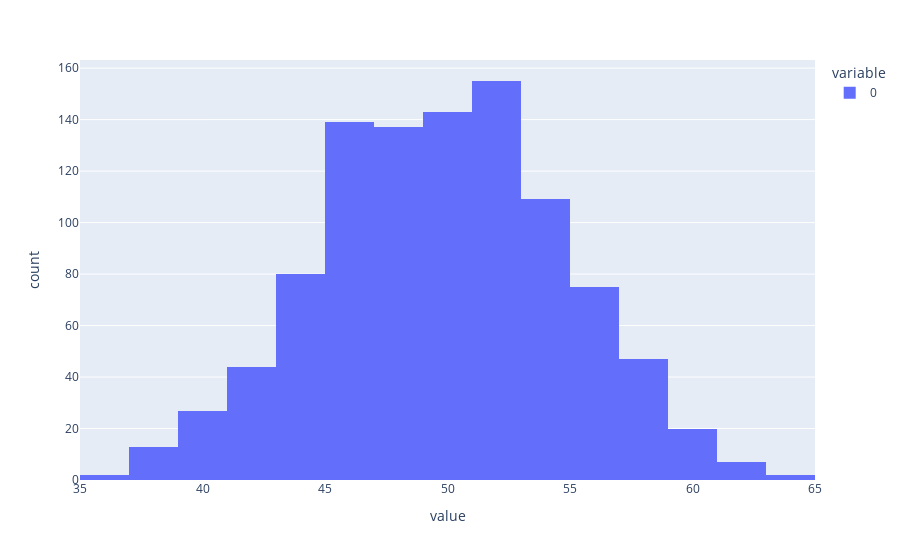

Source (notebook cell):
### Code cell
# plot histogram to understand the distribution of data
fig=px.histogram(sample,nbins=15)
fig.show()

### Figure 1 — Plotly figure (JSON) as saved in the notebook; plotly's stock layout.template omitted (floating-point values rounded to 4 significant figures; data arrays with more than 128 entries replaced by an {"elided": "..."} marker saying what was removed)
{"data": [{"alignmentgroup": "True", "bingroup": "x", "hovertemplate": "variable=0<br>value=%{x}<br>count=%{y}<extra></extra>", "legendgroup": "0", "marker": {"color": "#636efa", "pattern": {"shape": ""}}, "name": "0", "nbinsx": 15, "offsetgroup": "0", "orientation": "v", "showlegend": true, "type": "histogram", "x": {"elided": "1000 float values"}, "xaxis": "x", "yaxis": "y"}], "layout": {"barmode": "relative", "legend": {"title": {"text": "variable"}, "tracegroupgap": 0}, "margin": {"t": 60}, "xaxis": {"anchor": "y", "domain": [0, 1], "title": {"text": "value"}}, "yaxis": {"anchor": "x", "domain": [0, 1], "title": {"text": "count"}}}}
